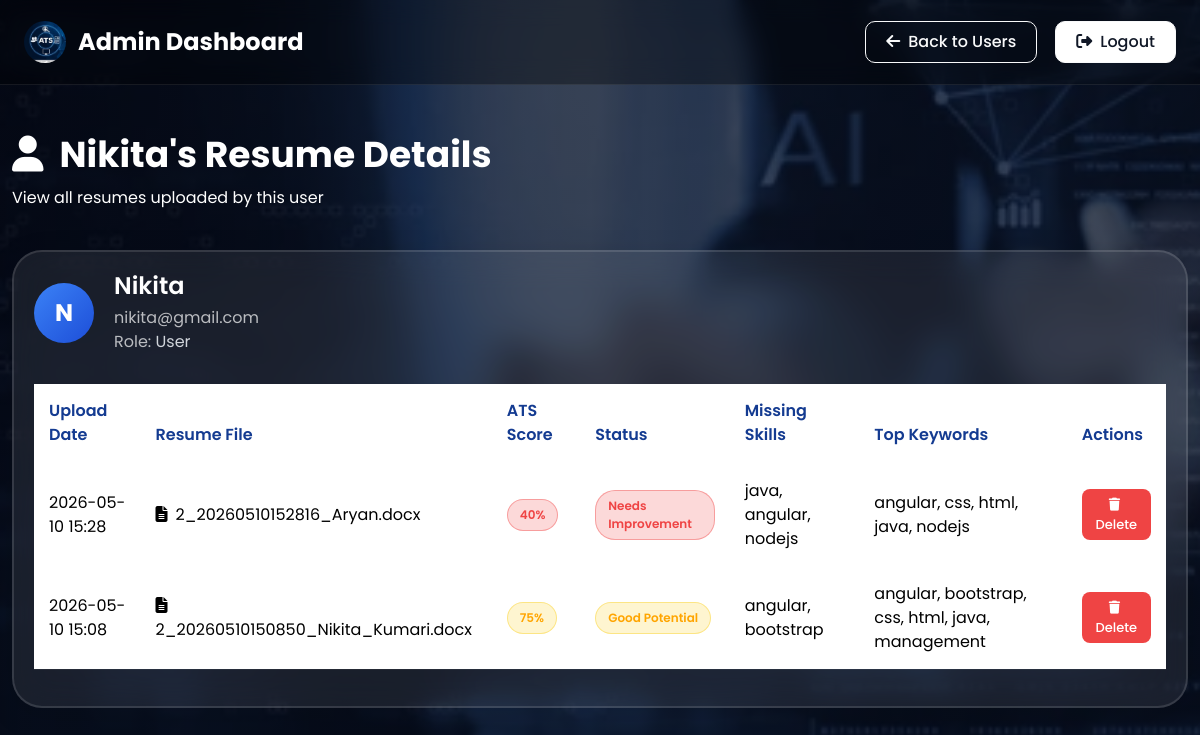
Page /admin/user/2 (signed in) on the committed database.
### tables this page shows
CREATE TABLE users(
        id INTEGER PRIMARY KEY AUTOINCREMENT,
        name TEXT,
        email TEXT UNIQUE,
        password TEXT,
        role TEXT
    );

CREATE TABLE resumes(
        id INTEGER PRIMARY KEY AUTOINCREMENT,
        user_id INTEGER,
        filename TEXT,
        score INTEGER,
        missing_skills TEXT,
        summary TEXT,
        top_keywords TEXT,
        uploaded_at TEXT
    , ai_tips TEXT);

### app.py (the view)
@app.route("/admin/user/<int:user_id>")
def admin_view_user(user_id):
    if "role" not in session or session["role"] != "admin":
        return redirect("/login")
    conn = get_db()
    cur = conn.cursor()
    user = cur.execute(
        "SELECT id, name, email, role FROM users WHERE id = ?",
        (user_id,)
    ).fetchone()
    if not user:
        conn.close()
        return "User not found", 404
    resumes = cur.execute(
        "SELECT id, filename, score, missing_skills, summary, top_keywords, uploaded_at "
        "FROM resumes WHERE user_id = ? ORDER BY uploaded_at DESC",
        (user_id,)
    ).fetchall()
    conn.close()
    return render_template("admin_user.html", user=user, resumes=resumes)

### app.py (called while the page is built)
def get_db():
    conn = sqlite3.connect("database.db", timeout=10)
    conn.row_factory = sqlite3.Row
    return conn

### templates/admin_user.html (shortened to what this page needs)
<!DOCTYPE html>
<html lang="en">
<head>
<link rel="stylesheet" href="https://cdn.jsdelivr.net/npm/bootstrap@5.3.2/dist/css/bootstrap.min.css">
<link rel="stylesheet" href="https://cdnjs.cloudflare.com/ajax/libs/font-awesome/6.4.2/css/all.min.css">
</head>
<body>
<nav class="navbar navbar-expand-lg navbar-dark px-4 py-3">
  <a class="navbar-brand text-white" href="/admin">
    <img src="{{ url_for('static', filename='Logo.jpg') }}" alt="Logo" height="36" class="logo">
    Admin Dashboard
  </a>
  <div class="ms-auto d-flex gap-2">
    <a class="btn btn-outline-light nav-btn" href="/admin"><i class="fas fa-arrow-left me-2"></i>Back to Users</a>
    <a class="btn btn-light nav-btn" href="/logout"><i class="fas fa-sign-out-alt me-2"></i>Logout</a>
  </div>
</nav>
<div class="container py-5" style="max-width:1200px;">
  <div class="admin-heading">
    <h1><i class="fas fa-user me-3"></i>{{ user['name'] }}'s Resume Details</h1>
    <p>View all resumes uploaded by this user</p>
  </div>
  <div class="glass-card">
    <div class="user-info">
      <div class="user-avatar">
        {{ user['name'][0].upper() }}
      </div>
      <div class="user-details">
        <h3>{{ user['name'] }}</h3>
        <p>{{ user['email'] }}</p>
        <p>Role:
          {% if user['role'] == 'admin' %}
          <span style="color:#fbbf24;"><i class="fas fa-crown me-1"></i>Admin</span>
          {% else %}
          <span style="color:#d1d5db;">User</span>
          {% endif %}
        </p>
      </div>
    </div>
    {% if resumes %}
    <div class="table-responsive">
      <table class="table table-borderless align-middle">
        <thead>
          <tr>
            <th>Upload Date</th>
            <th>Resume File</th>
            <th>ATS Score</th>
            <th>Status</th>
            <th>Missing Skills</th>
            <th>Top Keywords</th>
            <th>Actions</th>
          </tr>
        </thead>
        <tbody>
          {% for resume in resumes %}
          {% set score = resume['score'] %}
          {% if score >= 80 %}
          {% set badge = 'badge-success' %}
          {% set status = 'Excellent Match' %}
          {% elif score >= 50 %}
          {% set badge = 'badge-warning' %}
          {% set status = 'Good Potential' %}
          {% else %}
          {% set badge = 'badge-danger' %}
          {% set status = 'Needs Improvement' %}
          {% endif %}
          <tr>
            <td>{{ resume['uploaded_at'][:16].replace('T', ' ') if resume['uploaded_at'] else 'N/A' }}</td>
            <td><i class="fas fa-file-alt me-2"></i>{{ resume['filename'] }}</td>
            <td><span class="result-pill {{ badge }}">{{ score }}%</span></td>
            <td><span class="result-pill {{ badge }}">{{ status }}</span></td>
            <td>{{ resume['missing_skills'] or 'None' }}</td>
            <td>{{ resume['top_keywords'] or 'N/A' }}</td>
            <td>
              <a href="/delete_resume/{{ resume['id'] }}" class="btn btn-sm btn-danger" onclick="return confirm('Delete this resume?')">
                <i class="fas fa-trash me-1"></i>Delete
              </a>
            </td>
          </tr>
          {% endfor %}
        </tbody>
      </table>
    </div>
    {% else %}
    <div class="text-center text-muted" style="padding:50px;">
      <i class="fas fa-folder-open fa-3x mb-3"></i>
      <h4>No resumes uploaded yet</h4>
      <p>This user hasn't uploaded any resumes.</p>
    </div>
    {% endif %}
  </div>
</div>
</body>
</html>

### rows in the picture
users: name "Nikita", name "N", email "nikita@gmail.com"
resumes: uploaded_at "2026-05-10 15:28", filename "2_20260510152816_Aryan.docx", score "40", status "Needs Improvement", missing_skills "java, angular, nodejs", top_keywords "angular, css, html, java, nodejs"
resumes: uploaded_at "2026-05-10 15:08", filename "2_20260510150850_Nikita_Kumari.docx", score "75", status "Good Potential", missing_skills "angular, bootstrap", top_keywords "angular, bootstrap, css, html, java, management"
